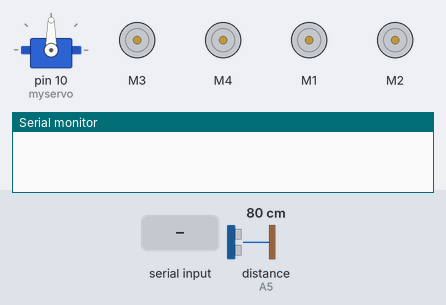
This sketch was run on a simulated Arduino Uno, built with avr-gcc and run on an emulated ATmega328P. On the bench: servo, 4 × DC motor (green arrow = forward, orange = backward, longer = faster), the last lines printed to the serial monitor. The test bench sets the inputs (shaded band); at power-on: distance to the obstacle (sensor on A5) 80 cm. The echo pulse lasts 58.3 µs per cm.

Above: at 1.2 s.
1.3 s: "F" received over Serial
At 2.1 s:
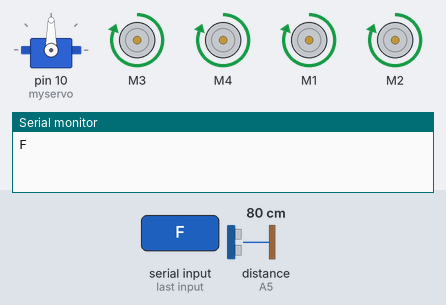
2.8 s: "B" received over Serial
At 3.2 s:
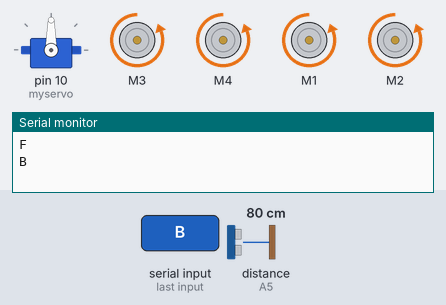
4.3 s: "L" received over Serial
At 5.5 s:
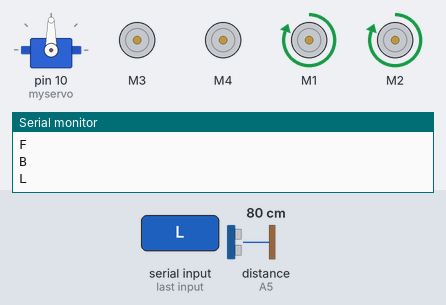
5.8 s: "R" received over Serial
At 6.7 s:
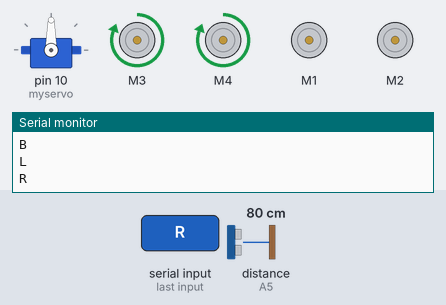
7.3 s: "X" received over Serial
At 7.9 s:
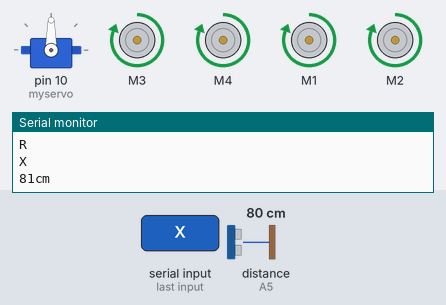
Timing chart, 0 to 9.9 s (numbered marks = the images above; inputs shaded):
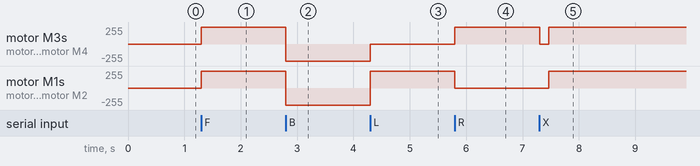

Measured:
- after the input at 1.3 s, motor M3, motor M4, motor M1, motor M2: stopped → forward 255/255 at once
- after the input at 2.8 s, motor M3, motor M4, motor M1, motor M2: forward 255/255 → backward 255/255 at once
- after the input at 4.3 s, motor M3, motor M4: backward 255/255 → stopped at once; motor M1, motor M2: backward 255/255 → forward 255/255 at once
- after the input at 5.8 s, motor M3, motor M4: stopped → forward 255/255 at once; motor M1, motor M2: forward 255/255 → stopped at once
- after the input at 7.3 s, motor M3, motor M4: forward 255/255 → stopped at once, → forward 255/255 0.17 s later; motor M1, motor M2: stopped → forward 255/255 after 0.17 s

The sketch:

Integracion4Ruedas.ino
```cpp
#include <AFMotor.h>
#include <Servo.h>
#include <NewPing.h>      //add Ultrasonic sensor library

//creates two objects to control the terminal 3 and 4 of motor shield
AF_DCMotor motor1(3);
AF_DCMotor motor2(4);
AF_DCMotor motor3(1);
AF_DCMotor motor4(2);
Servo myservo;
#define TRIG_PIN A4 // Pin A0 on the Motor Drive Shield soldered to the ultrasonic sensor
#define ECHO_PIN A5 // Pin A1 on the Motor Drive Shield soldered to the ultrasonic sensor
#define MAX_DISTANCE 300 // sets maximum useable sensor measuring distance to 300cm
#define COLL_DISTMin 10 // sets distance at which robot stops and reverses to 30cm
#define COLL_DIST 30 // sets distance at which robot stops and reverses to 30cm
NewPing sonar(TRIG_PIN, ECHO_PIN, MAX_DISTANCE);
char command;
boolean isSmart=false;
int leftDistance, rightDistance;
int smartFlag=0;
int curDist = 0;
String motorSet = "";
int speedSet = 0;

 void setup() {
     Serial.begin(9600); //Set the baud rate to your Bluetooth module.
     myservo.attach(10);
     myservo.write(90);
     delay(90); // delay for one seconds
}
void loop(){
if(Serial.available() > 0){
 command = Serial.read();
 Stop(); //initialize with motors stoped
 //Change pin mode only if new command is different from previous.
 Serial.println(command);
switch(command){
case 'F':
 forward();
break;
 case 'B':
 back();
 break;
case 'L':
left();
break;
case 'R':
 right();
 break;
 case 'X':
 setAutonomus();
 break;
 }
 }
 if( isSmart==true){
   myservo.write(90);
  delay(90);
  curDist = readPing();
    if (curDist < COLL_DIST) {changePath();}  // if forward is blocked change direction
  forward();  // move forward
  delay(500);
  }
 }
 void changePath() {
  moveStop();   // stop forward movement
  myservo.write(36);  // check distance to the right
    delay(500);
    rightDistance = readPing(); //set right distance
    delay(500);
    myservo.write(144);  // check distace to the left
    delay(700);
    leftDistance = readPing(); //set left distance
    delay(500);
    myservo.write(90); //return to center
    delay(100);
    compareDistance();
  }

void compareDistance()   // find the longest distance
{
   if (leftDistance>rightDistance) //if left is less obstructed
  {
    turnLeft();
  }
  else if (rightDistance>leftDistance) //if right is less obstructed
  {
    turnRight();
  }
}
void turnAround(){
  motor1.setSpeed(255);
motor1.run(FORWARD);
motor2.setSpeed(255);
motor2.run(FORWARD);
motor3.setSpeed(0);
motor3.run(RELEASE);
motor4.setSpeed(0);
motor4.run(RELEASE);
  delay(4000); // run motors this way for 1500
  motor1.setSpeed(255);
motor1.run(FORWARD);
motor2.setSpeed(255);
motor2.run(FORWARD);
motor3.setSpeed(255);
motor3.run(FORWARD);
motor4.setSpeed(255);
motor4.run(FORWARD);
  }
  void turnRight() {
motor1.setSpeed(255);
motor1.run(FORWARD);
motor2.setSpeed(255);
motor2.run(FORWARD);
motor3.setSpeed(0);
motor3.run(RELEASE);
motor4.setSpeed(0);
motor4.run(RELEASE);
  delay(2000); // run motors this way for 1500
  motor1.setSpeed(255);
motor1.run(FORWARD);
motor2.setSpeed(255);
motor2.run(FORWARD);
motor3.setSpeed(255);
motor3.run(FORWARD);
motor4.setSpeed(255);
motor4.run(FORWARD);
  }
 void turnLeft(){
  motor1.setSpeed(0);
motor1.run(RELEASE);
motor2.setSpeed(0);
motor2.run(RELEASE);
motor3.setSpeed(255);
motor3.run(FORWARD);
motor4.setSpeed(255);
motor4.run(FORWARD);
  delay(2000); // run motors this way for 1500
  motor1.setSpeed(255);
motor1.run(FORWARD);
motor2.setSpeed(255);
motor2.run(FORWARD);
motor3.setSpeed(255);
motor3.run(FORWARD);
motor4.setSpeed(255);
motor4.run(FORWARD);
  }

  void moveStop() {motor1.run(RELEASE); motor2.run(RELEASE); motor3.run(RELEASE); motor4.run(RELEASE);}  // stop the motors.

int readPing() { // read the ultrasonic sensor distance
  delay(70);
  unsigned int uS = sonar.ping();
  int cm = uS/US_ROUNDTRIP_CM;
  Serial.print(cm);
  Serial.print("cm");
Serial.println();
  return cm;
}
 void setAutonomus(){
  smartFlag=0;
  if(isSmart==false){
    isSmart=true;
    smartFlag=1;
    }
  if(isSmart==true && smartFlag==0){
  isSmart=false;
  }
  }
 void forward() {
  motor1.setSpeed(255);
motor1.run(FORWARD);
motor2.setSpeed(255);
motor2.run(FORWARD);
motor3.setSpeed(255);
motor3.run(FORWARD);
motor4.setSpeed(255);
motor4.run(FORWARD);

}
void back() {
motor1.setSpeed(255);
motor1.run(BACKWARD);
motor2.setSpeed(255);
motor2.run(BACKWARD);
motor3.setSpeed(255);
motor3.run(BACKWARD);
motor4.setSpeed(255);
motor4.run(BACKWARD);

}
void left() {
motor1.setSpeed(0);
motor1.run(RELEASE);
motor2.setSpeed(0);
motor2.run(RELEASE);
motor3.setSpeed(255);
motor3.run(FORWARD);
motor4.setSpeed(255);
motor4.run(FORWARD);
}
void right() {
motor1.setSpeed(255);
motor1.run(FORWARD);
motor2.setSpeed(255);
motor2.run(FORWARD);
motor3.setSpeed(0);
motor3.run(RELEASE);
motor4.setSpeed(0);
motor4.run(RELEASE);
 }
 void Stop() {
 motor1.setSpeed(0);
motor1.run(RELEASE);
motor2.setSpeed(0);
motor2.run(RELEASE);
motor3.setSpeed(0);
motor3.run(RELEASE);
motor4.setSpeed(0);
motor4.run(RELEASE);
 }
```
